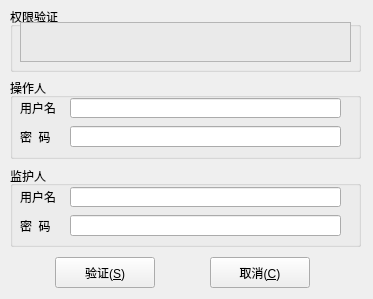
<?xml version="1.0" encoding="UTF-8"?>
<ui version="4.0">
 <class>view_doubleUser</class>
 <widget class="QWidget" name="view_doubleUser">
  <property name="geometry">
   <rect>
    <x>0</x>
    <y>0</y>
    <width>373</width>
    <height>299</height>
   </rect>
  </property>
  <property name="windowTitle">
   <string>view_doubleUser</string>
  </property>
  <widget class="QGroupBox" name="groupBox">
   <property name="geometry">
    <rect>
     <x>10</x>
     <y>78</y>
     <width>351</width>
     <height>81</height>
    </rect>
   </property>
   <property name="title">
    <string>操作人</string>
   </property>
   <widget class="QLineEdit" name="lineEdit_2">
    <property name="geometry">
     <rect>
      <x>60</x>
      <y>48</y>
      <width>271</width>
      <height>21</height>
     </rect>
    </property>
    <property name="echoMode">
     <enum>QLineEdit::Password</enum>
    </property>
   </widget>
   <widget class="QLabel" name="label">
    <property name="geometry">
     <rect>
      <x>10</x>
      <y>20</y>
      <width>41</width>
      <height>20</height>
     </rect>
    </property>
    <property name="text">
     <string>用户名</string>
    </property>
   </widget>
   <widget class="QLabel" name="label_2">
    <property name="geometry">
     <rect>
      <x>10</x>
      <y>49</y>
      <width>41</width>
      <height>20</height>
     </rect>
    </property>
    <property name="text">
     <string>密  码</string>
    </property>
   </widget>
   <widget class="QLineEdit" name="lineEdit">
    <property name="geometry">
     <rect>
      <x>60</x>
      <y>20</y>
      <width>271</width>
      <height>20</height>
     </rect>
    </property>
   </widget>
  </widget>
  <widget class="QGroupBox" name="groupBox_2">
   <property name="geometry">
    <rect>
     <x>10</x>
     <y>166</y>
     <width>351</width>
     <height>81</height>
    </rect>
   </property>
   <property name="title">
    <string>监护人</string>
   </property>
   <widget class="QLineEdit" name="lineEdit_3">
    <property name="geometry">
     <rect>
      <x>60</x>
      <y>49</y>
      <width>271</width>
      <height>21</height>
     </rect>
    </property>
    <property name="echoMode">
     <enum>QLineEdit::Password</enum>
    </property>
   </widget>
   <widget class="QLabel" name="label_3">
    <property name="geometry">
     <rect>
      <x>10</x>
      <y>21</y>
      <width>41</width>
      <height>20</height>
     </rect>
    </property>
    <property name="text">
     <string>用户名</string>
    </property>
   </widget>
   <widget class="QLabel" name="label_4">
    <property name="geometry">
     <rect>
      <x>10</x>
      <y>50</y>
      <width>41</width>
      <height>20</height>
     </rect>
    </property>
    <property name="text">
     <string>密  码</string>
    </property>
   </widget>
   <widget class="QLineEdit" name="lineEdit_4">
    <property name="geometry">
     <rect>
      <x>60</x>
      <y>21</y>
      <width>271</width>
      <height>20</height>
     </rect>
    </property>
   </widget>
  </widget>
  <widget class="QPushButton" name="pushButton_2">
   <property name="geometry">
    <rect>
     <x>210</x>
     <y>257</y>
     <width>100</width>
     <height>31</height>
    </rect>
   </property>
   <property name="text">
    <string>取消(&amp;C)</string>
   </property>
   <property name="icon">
    <iconset resource="ssp_gui.qrc">
     <normaloff>:/ssp_gui/Resources/del.gif</normaloff>:/ssp_gui/Resources/del.gif</iconset>
   </property>
  </widget>
  <widget class="QPushButton" name="pushButton">
   <property name="geometry">
    <rect>
     <x>55</x>
     <y>257</y>
     <width>100</width>
     <height>31</height>
    </rect>
   </property>
   <property name="text">
    <string>验证(&amp;S)</string>
   </property>
   <property name="icon">
    <iconset resource="ssp_gui.qrc">
     <normaloff>:/ssp_gui/Resources/20070402165924420.gif</normaloff>:/ssp_gui/Resources/20070402165924420.gif</iconset>
   </property>
  </widget>
  <widget class="QGroupBox" name="groupBox_3">
   <property name="geometry">
    <rect>
     <x>10</x>
     <y>7</y>
     <width>351</width>
     <height>65</height>
    </rect>
   </property>
   <property name="title">
    <string>权限验证</string>
   </property>
   <widget class="QPlainTextEdit" name="plainTextTip">
    <property name="geometry">
     <rect>
      <x>10</x>
      <y>15</y>
      <width>331</width>
      <height>40</height>
     </rect>
    </property>
    <property name="styleSheet">
     <string notr="true">background-color: rgb(234, 234, 234);</string>
    </property>
    <property name="plainText">
     <string/>
    </property>
   </widget>
  </widget>
 </widget>
 <layoutdefault spacing="6" margin="11"/>
 <resources>
  <include location="ssp_gui.qrc"/>
 </resources>
 <connections/>
</ui>
